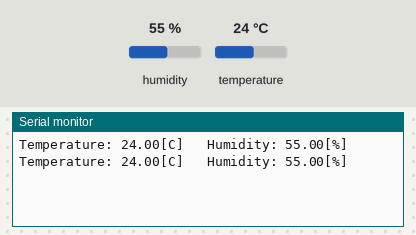
Recording of a sketch running on a simulated Arduino Uno, built with avr-gcc and run on an emulated ATmega328P. Shown: the last lines printed to the serial monitor. The test bench sets the inputs (shaded band); at power-on: humidity 55 %, temperature 24 °C.

Above: at 4.8 s.
4.9 s: humidity set to 22 %
At 6.6 s:
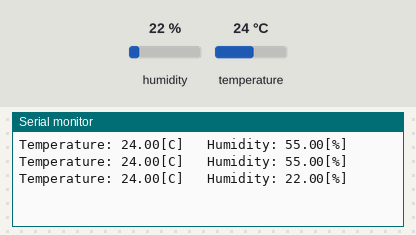
7.9 s: temperature set to 12 °C
At 9.0 s:
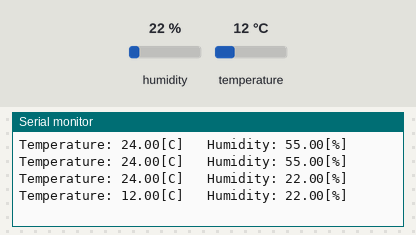
10.9 s: humidity set to 40 %
At 12.7 s:
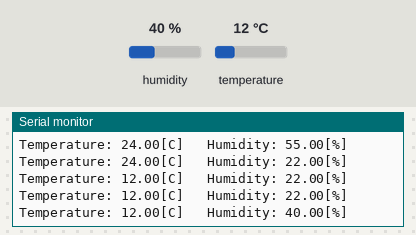
Timing chart, 0 to 14.2 s (numbered marks = the images above; inputs shaded):
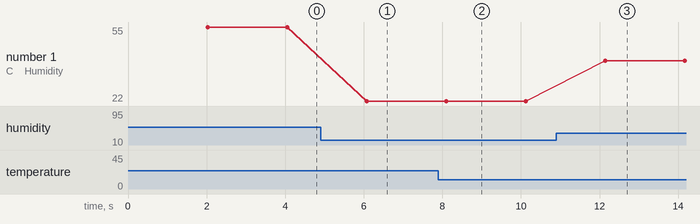

The sketch:

Temp_Hum.ino
```cpp
#include <DHT.h>
#define DHTTYPE DHT11

int pinGnd = 4;
int pinVcc = 3;
int pinDht = 2;

DHT dht(pinDht, DHTTYPE);

void setup() {
  Serial.begin(115200);
  pinMode(pinVcc, OUTPUT);
  pinMode(pinGnd, OUTPUT);
  digitalWrite(pinVcc, HIGH);
  digitalWrite(pinGnd, LOW);

  dht.begin();
}

void loop() {
  delay(2000);
  float fTemp = dht.readTemperature();
  float fHumi = dht.readHumidity();

     if(isnan(fTemp) || isnan(fHumi)) {
       Serial.println("Failed to read from DHT sensor!");
       return;
     }
   Serial.print("Temperature: ");
   Serial.print(fTemp);
   Serial.print("[C]\t ");
   Serial.print("Humidity: ");
   Serial.print(fHumi);
   Serial.println("[%]");
}
```

Measured:
- after the input at 4.9 s, the serial monitor: prints a new line after 1.2 s (image 1)
- after the input at 7.9 s, the serial monitor: prints a new line after 0.20 s (image 2)
- after the input at 10.9 s, the serial monitor: prints a new line after 1.2 s (image 3)
- plotted number 1: 55 → 22 after the input at 4.9 s, 22 → 40 after the input at 10.9 s
